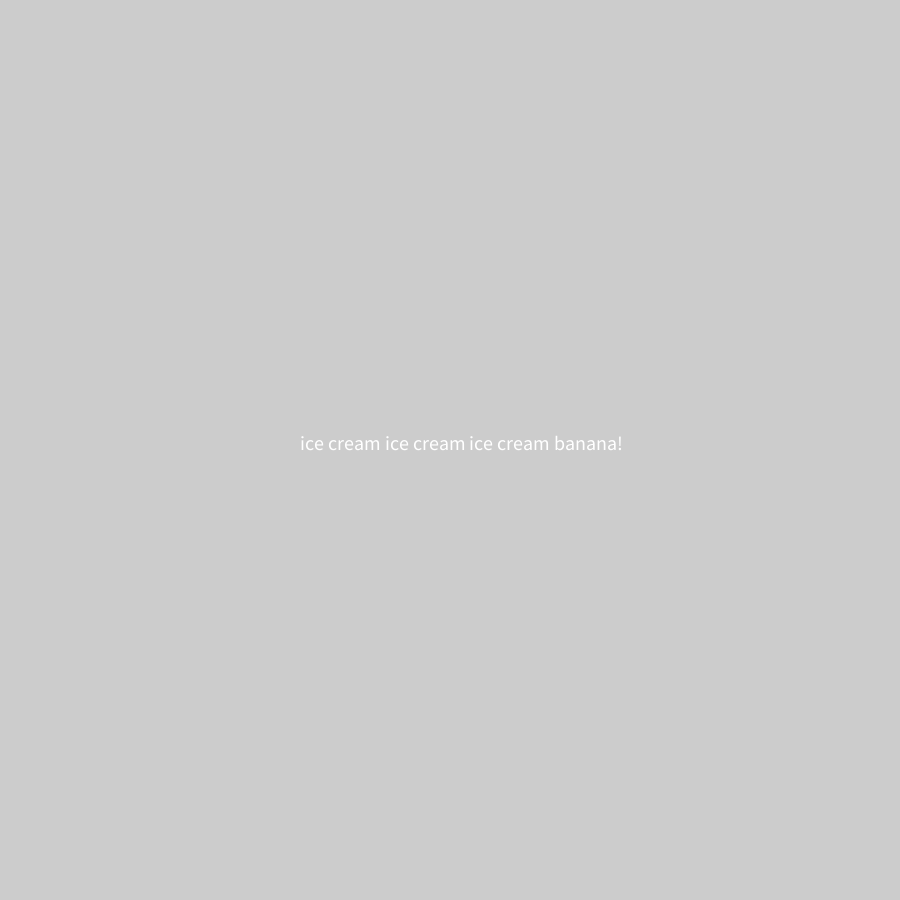
Frame 1 (no input)
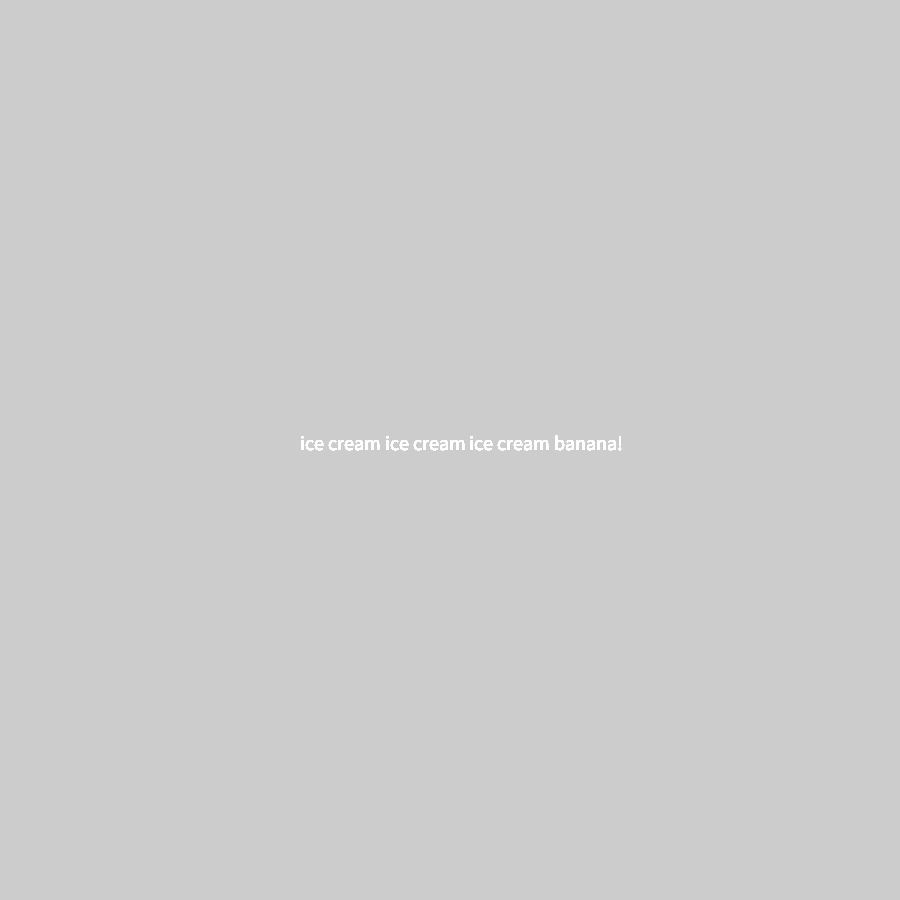
Frame 60 (the mouse pressed at the canvas centre just before this capture)
Frame 120 (the mouse held since frame 60 and released just before this capture): identical to frame 60, image omitted

The Processing sketch that drew these frames (run headless with seeded random() and noise(); from frame 60 on, the mouse is pressed at the canvas centre):

// Processing sketch: Banana_Split
// ── Banana_Split.pde
void setup(){
size(900,900);
textSize(20);

}
void draw(){
int xPos = 300;
int yPos = 450;
String yummy = "ice cream";
text(yummy + " " + yummy + " " + yummy + " banana!", xPos, yPos);
}
